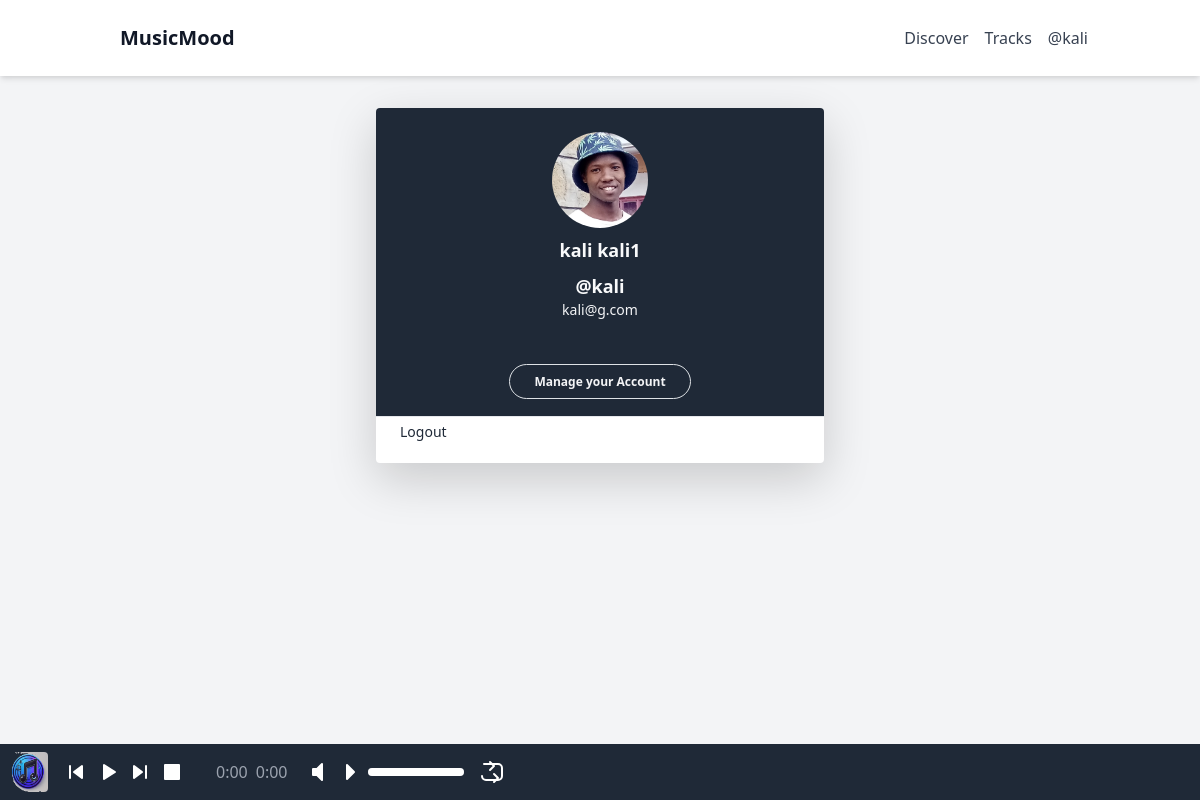
The app's page /auth/profile (signed in) with its own data.
### app/models.py (models this page shows, shortened)
class Users(db.Model, UserMixin):
    id = db.Column(db.String(36), primary_key=True, default=lambda: str(uuid.uuid4()))
    username = db.Column(db.String(20), nullable=False, unique=True)
    name = db.Column(db.String(200), nullable=False)
    email = db.Column(db.String(120), nullable=False, unique=True)
    favorite_color = db.Column(db.String(120))
    date_added = db.Column(db.DateTime, nullable=False, default=datetime.utcnow)
    profile_pic = db.Column(db.String(255), nullable=True)
    is_admin = db.Column(db.Boolean, default=False)
    is_creater = db.Column(db.Boolean, default=False)
    playlists = db.relationship('Playlist', back_populates='user', cascade='all, delete-orphan')
    password_hash = db.Column(db.String(256))

### app/auth.py (the view)
@auth.route('/profile')
@login_required
def profile():
    return render_template('auth/profile.html')

### app/__init__.py (called while the page is built)
def create_app():
    app = Flask(__name__)
    app.config.from_object(Config)
    db.init_app(app)
    migrate = Migrate(app, db)
    from .routes import main
    from .auth import auth  # Import the auth Blueprint
    app.register_blueprint(main)
    app.register_blueprint(auth, url_prefix='/auth')  # Register the auth Blueprint with a URL prefix
    login_manager = LoginManager()
    login_manager.init_app(app)
    login_manager.login_view = 'auth.login'
    @login_manager.user_loader
    def load_user(user_id):
        return Users.query.get(str(user_id))
    @app.errorhandler(404)
    def page_not_found(e):
        return render_template('404.html'), 404
    return app

### app/templates/auth/profile.html (shortened to what this page needs)
{% extends "base.html" %}
{% block content %}
<div class="mx-auto right-0 mt-2 w-full max-w-md pb-24">
    <div class="bg-white rounded overflow-hidden shadow-lg">
        <div class="text-center p-6 bg-gray-800 border-b">
            <img class="h-24 w-24 text-white rounded-full mx-auto" src="{{ url_for('static', filename='profile_pics/' ~ (current_user.profile_pic if current_user.profile_pic else 'default.png')) }}" alt="Profile Picture">
            <p class="pt-2 text-lg font-semibold text-gray-50">{{ current_user.name }}</p>
            <p class="pt-2 text-lg font-semibold text-gray-50">@{{ current_user.username }}</p>
            <p class="text-sm text-gray-100">{{ current_user.email }}</p>
            <div class="mt-5">
                <a href="{{ url_for('auth.update_profile') }}" class="border rounded-full py-2 px-4 text-xs font-semibold text-gray-100">
                    Manage your Account
                </a>
            </div>
        </div>
        <div>
            <a href="{{ url_for('auth.logout') }}" class="w-full px-4 py-2 pb-4 hover:bg-gray-100 flex">
                <p class="text-sm font-medium text-gray-800 leading-none">
                    Logout
                </p>
            </a>
        </div>
    </div>
</div>
{% endblock %}

### app/templates/base.html (shortened to what this page needs)
<!DOCTYPE html>
<html lang="en">
<head>
    <link href="https://stackpath.bootstrapcdn.com/bootstrap/4.5.2/css/bootstrap.min.css" rel="stylesheet">
    <link href="https://cdn.jsdelivr.net/npm/tailwindcss@2.2.19/dist/tailwind.min.css" rel="stylesheet">
</head>
<body class="bg-gray-100 text-gray-900 flex flex-col min-h-screen">
    <header class="bg-white shadow-md w-full">
        <div class="container mx-auto flex justify-between items-center p-4">
            <div class="logo flex items-center">
                <a href="{{ url_for('main.songs') }}" class="text-xl font-semibold ml-2">MusicMood</a>
            </div>
            <nav class="flex items-center space-x-4">
                <a href="{{ url_for('main.songs')}}" class="text-gray-700 hover:text-gray-900">Discover</a>
                <a href="{{ url_for('main.songs')}}" class="text-gray-700 hover:text-gray-900">Tracks</a>
                {% if current_user.is_authenticated %}
                    <a href="{{ url_for('auth.profile')}}" class="text-gray-700 hover:text-gray-900">@{{ current_user.username }}</a>
                {% endif %}
            </nav>
        </div>
    </header>
    <div id="content" class="flex-grow container mx-auto p-4">
        {% block content %}
        {% endblock %}
    </div>
    <footer class="fixed bottom-0 left-0 w-full bg-gray-800 p-2 flex items-center justify-between z-50">
        <div id="jp_container" class="jp-audio flex items-center w-full" role="application" aria-label="media player">
            <div class="flex items-center space-x-4">
                <div class="flex items-center space-x-4">
                    <img id="jp_cover" src="{{ url_for('static', filename='img/default.png') }}" alt="Cover Image" class="h-10 w-10 rounded">
                </div>
                <div class="jp-controls flex items-center space-x-2 mx-auto">
                    <button class="jp-previous text-white focus:outline-none" role="button" tabindex="0" aria-label="Previous">
                        <svg width="24" height="24" fill="none">
                            <path d="M10 12l8-6v12l-8-6Z" fill="currentColor" stroke="currentColor" stroke-width="2" stroke-linecap="round" stroke-linejoin="round" />
                            <path d="M6 6v12" stroke="currentColor" stroke-width="2" stroke-linecap="round" stroke-linejoin="round" />
                        </svg>
                    </button>
                    <button class="jp-play text-white focus:outline-none" role="button" tabindex="0" aria-label="Play">
                        <svg width="24" height="24" fill="none">
                            <path d="M8 5v14l11-7L8 5z" fill="currentColor" stroke="currentColor" stroke-width="2" stroke-linecap="round" stroke-linejoin="round" />
                        </svg>
                    </button>
                    <button class="jp-next text-white focus:outline-none" role="button" tabindex="0" aria-label="Next">
                        <svg width="24" height="24" fill="none">
                            <path d="M14 12L6 6v12l8-6Z" fill="currentColor" stroke="currentColor" stroke-width="2" stroke-linecap="round" stroke-linejoin="round" />
                            <path d="M18 6v12" stroke="currentColor" stroke-width="2" stroke-linecap="round" stroke-linejoin="round" />
                        </svg>
                    </button>
                    <button class="jp-stop text-white focus:outline-none" role="button" tabindex="0" aria-label="Stop">
                        <svg width="24" height="24" fill="none">
                            <rect x="5" y="5" width="14" height="14" fill="currentColor" stroke="currentColor" stroke-width="2" stroke-linecap="round" stroke-linejoin="round" />
                        </svg>
                    </button>
                </div>
                <div class="jp-time-holder flex items-center space-x-2 text-gray-400">
                    <div class="jp-current-time" role="timer" aria-label="time">0:00</div>
                    <div class="jp-duration" role="timer" aria-label="duration">0:00</div>
                </div>
                <div class="jp-volume-controls flex items-center space-x-2">
                    <button class="jp-mute text-white focus:outline-none" role="button" tabindex="0" aria-label="Mute">
                        <svg width="24" height="24" fill="none">
                            <path d="M9 9v6h4l5 5V4l-5 5H9z" fill="currentColor" stroke="currentColor" stroke-width="2" stroke-linecap="round" stroke-linejoin="round" />
                        </svg>
                    </button>
                    <button class="jp-volume-max text-white focus:outline-none" role="button" tabindex="0" aria-label="Max Volume">
                        <svg width="24" height="24" fill="none">
                            <path d="M11 5v14l7-7-7-7z" fill="currentColor" stroke="currentColor" stroke-width="2" stroke-linecap="round" stroke-linejoin="round" />
                        </svg>
                    </button>
                    <div class="jp-volume-bar bg-gray-600 rounded h-2 cursor-pointer w-24">
                        <div class="jp-volume-bar-value bg-white h-2 rounded"></div>
                    </div>
                </div>
                <div class="jp-toggles flex items-center space-x-2">
                    <button class="jp-repeat text-white focus:outline-none" role="button" tabindex="0" aria-label="Repeat">
                    </button>
                </div>
            </div>
        </div>
    </footer>
</body>
</html>

### records on screen
Users: username "kali", profile_pic (picture), name "kali kali1", email "kali@g.com"
